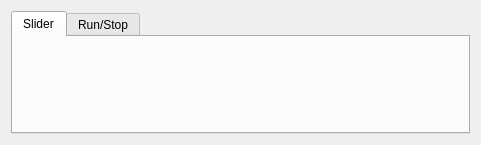
<?xml version="1.0" encoding="UTF-8"?>
<ui version="4.0">
 <class>Form</class>
 <widget class="QWidget" name="Form">
  <property name="geometry">
   <rect>
    <x>0</x>
    <y>0</y>
    <width>481</width>
    <height>145</height>
   </rect>
  </property>
  <property name="windowTitle">
   <string>Form</string>
  </property>
  <layout class="QHBoxLayout" name="horizontalLayout">
   <item>
    <widget class="PyDMTabWidget" name="PyDMTabWidget">
     <property name="toolTip">
      <string/>
     </property>
     <property name="whatsThis">
      <string/>
     </property>
     <property name="currentIndex">
      <number>0</number>
     </property>
     <property name="currentTabAlarmChannel" stdset="0">
      <string>ca://MTEST:Float</string>
     </property>
     <property name="alarmChannels">
      <stringlist>
       <string>ca://MTEST:Float</string>
       <string>ca://MTEST:Run</string>
      </stringlist>
     </property>
     <widget class="QWidget" name="tab">
      <attribute name="title">
       <string>Slider</string>
      </attribute>
      <layout class="QHBoxLayout" name="horizontalLayout_2">
       <item>
        <widget class="PyDMSlider" name="PyDMSlider">
         <property name="toolTip">
          <string/>
         </property>
         <property name="whatsThis">
          <string>
    A QSlider with support for Channels and more from PyDM.

    Parameters
    ----------
    parent : QWidget
        The parent widget for the Label
    init_channel : str, optional
        The channel to be used by the widget.
    </string>
         </property>
         <property name="channel" stdset="0">
          <string>ca://MTEST:Float</string>
         </property>
         <property name="tickPosition" stdset="0">
          <enum>QSlider::TicksBelow</enum>
         </property>
        </widget>
       </item>
      </layout>
     </widget>
     <widget class="QWidget" name="tab_2">
      <attribute name="title">
       <string>Run/Stop</string>
      </attribute>
      <layout class="QHBoxLayout" name="horizontalLayout_3">
       <item>
        <widget class="PyDMEnumComboBox" name="PyDMEnumComboBox">
         <property name="toolTip">
          <string/>
         </property>
         <property name="whatsThis">
          <string>
    A QComboBox with support for Channels and more from PyDM

    Parameters
    ----------
    parent : QWidget
        The parent widget for the Label
    init_channel : str, optional
        The channel to be used by the widget.

    Signals
    -------
    send_value_signal : int, float, str, bool or np.ndarray
        Emitted when the user changes the value.
    activated : int, str
        Emitted when the user chooses an item in the combobox.
    currentIndexChanged : int, str
        Emitted when the index is changed in the combobox.
    highlighted : int, str
        Emitted when an item in the combobox popup list is highlighted
        by the user.
    </string>
         </property>
         <property name="channel" stdset="0">
          <string>ca://MTEST:Run</string>
         </property>
        </widget>
       </item>
      </layout>
     </widget>
    </widget>
   </item>
  </layout>
 </widget>
 <customwidgets>
  <customwidget>
   <class>PyDMSlider</class>
   <extends>QFrame</extends>
   <header>pydm.widgets.slider</header>
  </customwidget>
  <customwidget>
   <class>PyDMEnumComboBox</class>
   <extends>QFrame</extends>
   <header>pydm.widgets.enum_combo_box</header>
  </customwidget>
  <customwidget>
   <class>PyDMTabWidget</class>
   <extends>QTabWidget</extends>
   <header>pydm.widgets.tab_bar</header>
  </customwidget>
 </customwidgets>
 <resources/>
 <connections/>
</ui>
